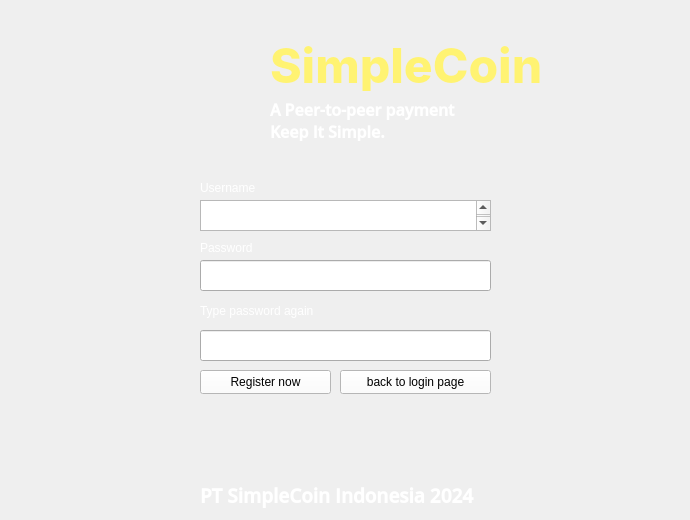
<?xml version="1.0" encoding="UTF-8"?>
<ui version="4.0">
 <class>MainWindow</class>
 <widget class="QMainWindow" name="MainWindow">
  <property name="geometry">
   <rect>
    <x>0</x>
    <y>0</y>
    <width>690</width>
    <height>520</height>
   </rect>
  </property>
  <property name="windowTitle">
   <string>SimpleCoin : Register</string>
  </property>
  <property name="windowIcon">
   <iconset>
    <normaloff>img/simplecoin_ico.png</normaloff>img/simplecoin_ico.png</iconset>
  </property>
  <property name="styleSheet">
   <string notr="true"/>
  </property>
  <widget class="QWidget" name="centralwidget">
   <widget class="QWidget" name="widget" native="true">
    <property name="geometry">
     <rect>
      <x>0</x>
      <y>0</y>
      <width>691</width>
      <height>521</height>
     </rect>
    </property>
    <property name="styleSheet">
     <string notr="true"/>
    </property>
    <widget class="QLabel" name="label_2">
     <property name="geometry">
      <rect>
       <x>270</x>
       <y>40</y>
       <width>281</width>
       <height>51</height>
      </rect>
     </property>
     <property name="font">
      <font>
       <family>Inter ExtraBold</family>
       <pointsize>36</pointsize>
       <bold>true</bold>
      </font>
     </property>
     <property name="styleSheet">
      <string notr="true">color: rgb(255, 243, 114);</string>
     </property>
     <property name="text">
      <string>SimpleCoin</string>
     </property>
    </widget>
    <widget class="QLabel" name="label_3">
     <property name="geometry">
      <rect>
       <x>270</x>
       <y>100</y>
       <width>201</width>
       <height>41</height>
      </rect>
     </property>
     <property name="font">
      <font>
       <family>Open Sans Semibold</family>
       <pointsize>12</pointsize>
       <bold>true</bold>
      </font>
     </property>
     <property name="styleSheet">
      <string notr="true">color: rgb(255, 255, 255);</string>
     </property>
     <property name="text">
      <string>A Peer-to-peer payment
Keep It Simple.</string>
     </property>
    </widget>
    <widget class="QLabel" name="label">
     <property name="geometry">
      <rect>
       <x>100</x>
       <y>20</y>
       <width>161</width>
       <height>151</height>
      </rect>
     </property>
     <property name="text">
      <string/>
     </property>
     <property name="pixmap">
      <pixmap>img/simplecoin_ico.png</pixmap>
     </property>
     <property name="scaledContents">
      <bool>true</bool>
     </property>
    </widget>
    <widget class="QLabel" name="label_5">
     <property name="geometry">
      <rect>
       <x>200</x>
       <y>480</y>
       <width>281</width>
       <height>31</height>
      </rect>
     </property>
     <property name="font">
      <font>
       <family>Open Sans Semibold</family>
       <pointsize>14</pointsize>
       <bold>true</bold>
      </font>
     </property>
     <property name="styleSheet">
      <string notr="true">color: rgb(255, 255, 255);
</string>
     </property>
     <property name="text">
      <string>PT SimpleCoin Indonesia 2024</string>
     </property>
    </widget>
    <widget class="QPlainTextEdit" name="usernameInput">
     <property name="geometry">
      <rect>
       <x>200</x>
       <y>200</y>
       <width>291</width>
       <height>31</height>
      </rect>
     </property>
     <property name="font">
      <font>
       <family>Open Sans</family>
       <pointsize>11</pointsize>
      </font>
     </property>
    </widget>
    <widget class="QLabel" name="label_6">
     <property name="geometry">
      <rect>
       <x>200</x>
       <y>180</y>
       <width>101</width>
       <height>16</height>
      </rect>
     </property>
     <property name="styleSheet">
      <string notr="true">color: rgb(255, 255, 255);
font: 700 11pt &quot;Open Sans&quot;;</string>
     </property>
     <property name="text">
      <string>Username</string>
     </property>
    </widget>
    <widget class="QLabel" name="label_7">
     <property name="geometry">
      <rect>
       <x>200</x>
       <y>240</y>
       <width>101</width>
       <height>16</height>
      </rect>
     </property>
     <property name="styleSheet">
      <string notr="true">color: rgb(255, 255, 255);
font: 700 11pt &quot;Open Sans&quot;;</string>
     </property>
     <property name="text">
      <string>Password</string>
     </property>
    </widget>
    <widget class="QLabel" name="label_4">
     <property name="geometry">
      <rect>
       <x>-2</x>
       <y>-5</y>
       <width>701</width>
       <height>531</height>
      </rect>
     </property>
     <property name="text">
      <string/>
     </property>
     <property name="pixmap">
      <pixmap>img/background.jpg</pixmap>
     </property>
     <property name="scaledContents">
      <bool>true</bool>
     </property>
    </widget>
    <widget class="QLineEdit" name="passwordInput1">
     <property name="geometry">
      <rect>
       <x>200</x>
       <y>260</y>
       <width>291</width>
       <height>31</height>
      </rect>
     </property>
     <property name="font">
      <font>
       <family>Open Sans</family>
       <pointsize>12</pointsize>
      </font>
     </property>
     <property name="echoMode">
      <enum>QLineEdit::Password</enum>
     </property>
    </widget>
    <widget class="QPushButton" name="registerButton">
     <property name="geometry">
      <rect>
       <x>200</x>
       <y>370</y>
       <width>131</width>
       <height>24</height>
      </rect>
     </property>
     <property name="styleSheet">
      <string notr="true">background-color: rgb(255, 255, 255);</string>
     </property>
     <property name="text">
      <string>Register now</string>
     </property>
    </widget>
    <widget class="QLineEdit" name="passwordInput2">
     <property name="geometry">
      <rect>
       <x>200</x>
       <y>330</y>
       <width>291</width>
       <height>31</height>
      </rect>
     </property>
     <property name="font">
      <font>
       <family>Open Sans</family>
       <pointsize>12</pointsize>
      </font>
     </property>
     <property name="echoMode">
      <enum>QLineEdit::Password</enum>
     </property>
    </widget>
    <widget class="QLabel" name="label_8">
     <property name="geometry">
      <rect>
       <x>200</x>
       <y>300</y>
       <width>161</width>
       <height>21</height>
      </rect>
     </property>
     <property name="styleSheet">
      <string notr="true">color: rgb(255, 255, 255);
font: 700 11pt &quot;Open Sans&quot;;</string>
     </property>
     <property name="text">
      <string>Type password again</string>
     </property>
    </widget>
    <widget class="QPushButton" name="backtologinbutton">
     <property name="geometry">
      <rect>
       <x>340</x>
       <y>370</y>
       <width>151</width>
       <height>24</height>
      </rect>
     </property>
     <property name="styleSheet">
      <string notr="true">background-color: rgb(255, 255, 255);</string>
     </property>
     <property name="text">
      <string>back to login page</string>
     </property>
    </widget>
    <zorder>label_4</zorder>
    <zorder>label_2</zorder>
    <zorder>label_3</zorder>
    <zorder>label</zorder>
    <zorder>label_5</zorder>
    <zorder>usernameInput</zorder>
    <zorder>label_6</zorder>
    <zorder>label_7</zorder>
    <zorder>passwordInput1</zorder>
    <zorder>registerButton</zorder>
    <zorder>passwordInput2</zorder>
    <zorder>label_8</zorder>
    <zorder>backtologinbutton</zorder>
   </widget>
  </widget>
 </widget>
 <resources>
  <include location="image.qrc"/>
 </resources>
 <connections/>
</ui>
